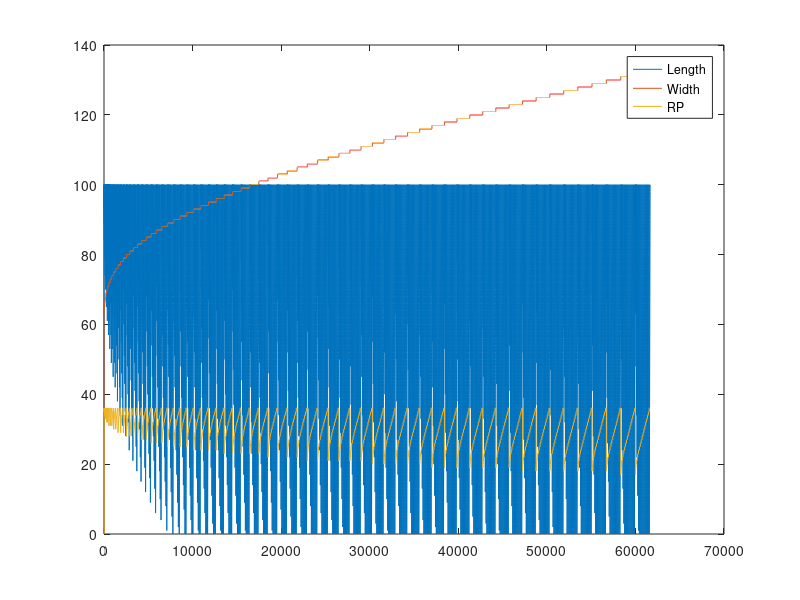

The MATLAB script that drew this image:
clear all
close all
clc

B_Perc = .4;
SA = 2222.3232;

Length = 0;
Width = 0;
RP = 0;


for x = 0:1:132
    L = x;
    for y = 0:1:36
        W = y;
        for z = 0:.01:1
            R = z;
            
            B = W*B_Perc;
            ll = L*R;
            
            T = L - ll;
            Q = W - B;
            
            Surf = (ll*Q)+(B*L)+((Q*T)/2);
            if Surf>SA
                Length = [Length L];
                Width = [Width W];
                RP = [RP R];                            
            end
        end
    end
end


plot(RP*100)
hold on
plot(Length)
hold on
plot(Width)
hold on
legend('Length','Width','RP')


Wing_Length = Length(2);
Wing_Width = Width(2);
Wing_RP = RP(2);

wl=['Wing Length = ',num2str(Wing_Length)];
ww=['Wing Width = ',num2str(Wing_Width)];
cl=['Chamfer Location = ',num2str(Wing_RP)];

disp(wl)
disp(ww)
disp(cl)


